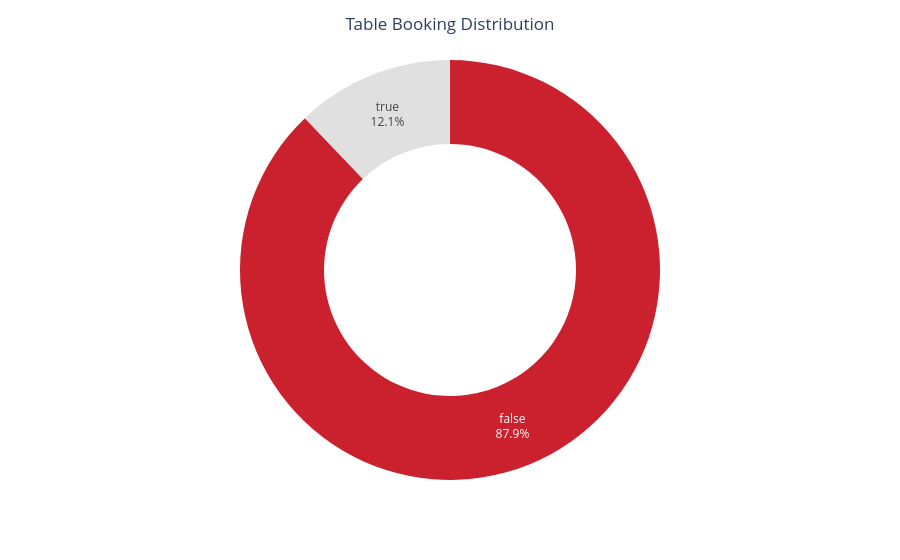

Notebook code cell kept with this figure:
### Markdown cell above
**North Indian, Chinese, Fast Food, Mughlai** and **Cafe** are the top 5 Cusinies.

### Code cell
# Count of Restaurants with Table Bookings
plt.figure(figsize=(6,6))

table_booking_count = df['Has_Table_booking'].value_counts(ascending=False).reset_index()
table_booking_count.columns = ['Has_Table_Booking', 'Count']

colors=['#CB202D', '#E0E0E0']
fig = px.pie(table_booking_count, names='Has_Table_Booking', values='Count', hole=0.6, color_discrete_sequence=colors)
fig.update_traces(textinfo='percent+label')
fig.update_layout(title='Table Booking Distribution', title_x=0.5, showlegend=False)
fig.show()

### Figure 1 — Plotly figure (JSON) as saved in the notebook; plotly's stock layout.template omitted (floating-point values rounded to 4 significant figures)
{"data": [{"domain": {"x": [0, 1], "y": [0, 1]}, "hole": 0.6, "hovertemplate": "Has_Table_Booking=%{label}<br>Count=%{value}<extra></extra>", "labels": [false, true], "legendgroup": "", "name": "", "showlegend": true, "textinfo": "percent+label", "type": "pie", "values": [8384, 1158]}], "layout": {"legend": {"tracegroupgap": 0}, "margin": {"t": 60}, "piecolorway": ["#CB202D", "#E0E0E0"], "showlegend": false, "title": {"text": "Table Booking Distribution", "x": 0.5}}}
